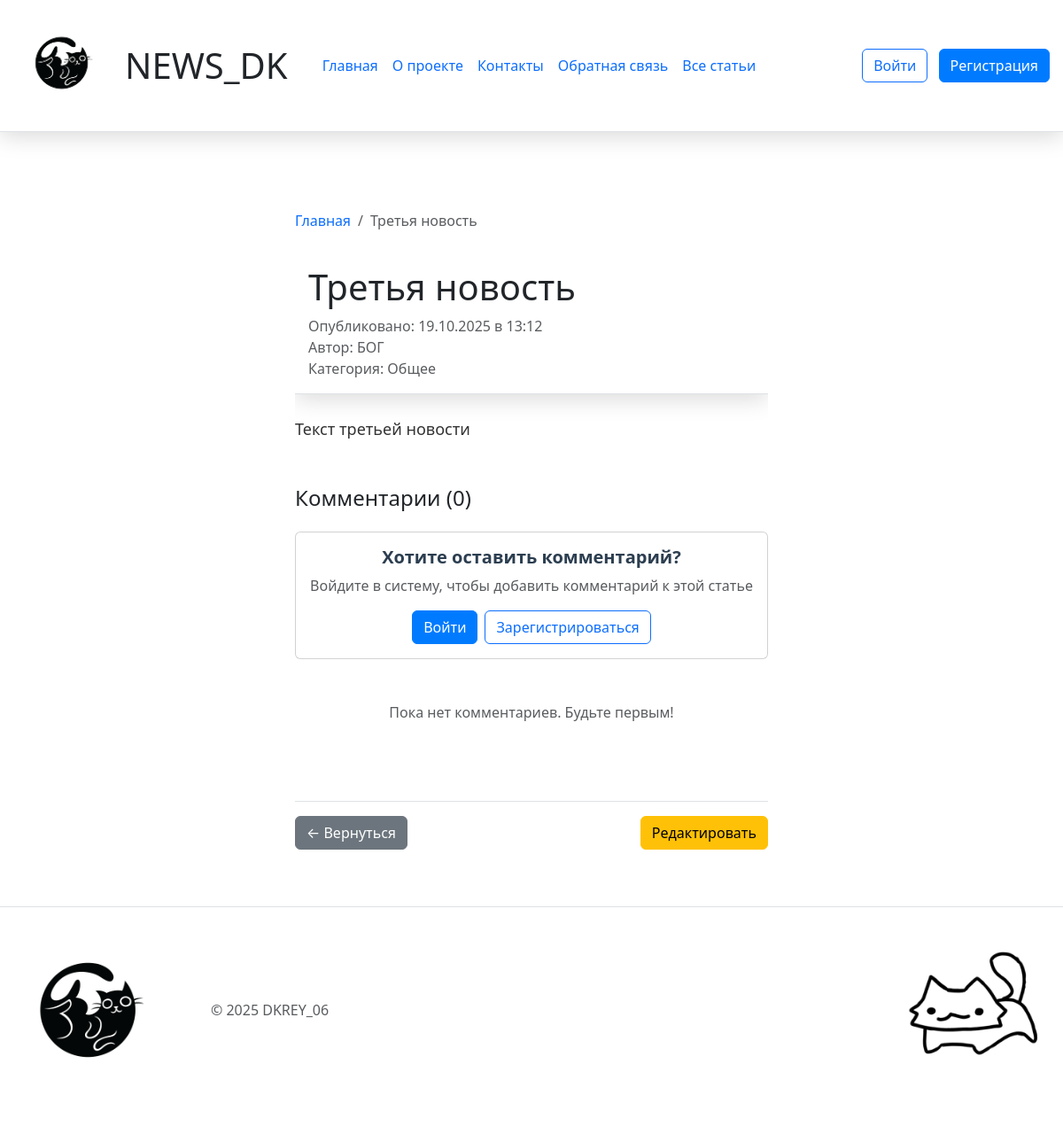
Screenshot of /news/3 with the database file from the repository.
### 3.UPG_News_Blog_DK/models.py (models this page shows, shortened)
class Article(db.Model):
    __tablename__ = 'article'
    id = db.Column(db.Integer, primary_key=True)
    title = db.Column(db.String(200), nullable=False)
    text = db.Column(db.Text, nullable=False)
    created_date = db.Column(db.DateTime, default=datetime.now)
    user_id = db.Column(db.Integer, db.ForeignKey('user.id'), nullable=False)
    category = db.Column(db.String(50), nullable=False, default='general')
    comments = db.relationship('Comment', backref='article', lazy=True, cascade='all, delete-orphan')

class User(db.Model, UserMixin):
    __tablename__ = 'user'
    id = db.Column(db.Integer, primary_key=True)
    name = db.Column(db.String(100), nullable=False)
    email = db.Column(db.String(100), nullable=False, unique=True)
    hashed_password = db.Column(db.String(200), nullable=False)
    created_date = db.Column(db.DateTime, default=datetime.now)
    articles = db.relationship('Article', backref='author', lazy=True)

### 3.UPG_News_Blog_DK/app.py (the view)
@app.route('/news/<int:id>')
def news(id):
    article = Article.query.get_or_404(id)
    comments = Comment.query.filter_by(article_id=id).order_by(Comment.date.desc()).all()
    article_data = {
        'id': article.id,
        'title': article.title,
        'date': article.created_date,
        'preview': article.text[:100] + '...' if len(article.text) > 100 else article.text,
        'content': article.text,
        'author': article.author.name,
        'category': article.category
    }
    return render_template('news_detail.html', article=article_data, comments=comments)

### 3.UPG_News_Blog_DK/app.py (called while the page is built)
def get_categories():
    categories = db.session.query(Article.category).distinct().all()
    return [category[0] for category in categories]

@app.context_processor
def inject_today():
    return {'today': datetime.now().date()}

@app.context_processor
def inject_categories():
    categories = get_categories()
    return {'categories': categories}

@app.context_processor
def inject_current_user():
    return {'current_user': current_user}

### 3.UPG_News_Blog_DK/templates/news_detail.html (shortened to what this page needs)
{% extends 'base.html' %}
{% block content %}
<div class="container mt-4">
	<nav aria-label="breadcrumb" class="mb-4">
		<ol class="breadcrumb">
			<li class="breadcrumb-item"><a href="{{ url_for('index') }}" class="text-decoration-none">Главная</a></li>
			<li class="breadcrumb-item active">{{ article.title }}</li>
		</ol>
	</nav>
	<article class="news-detail">
		<header class="mb-4 pb-3 border-bottom">
			<div class="d-flex justify-content-between align-items-start">
				<h1 class="display-6 mb-2">{{ article.title }}</h1>
			</div>
			<p class="text-muted mb-0">
				 Опубликовано: {{ article.date.strftime('%d.%m.%Y в %H:%M') }}
			</p>
			{% if article.author %}
			<p class="text-muted mb-0">Автор: {{ article.author }}</p>
			{% endif %}
			{% if article.category %}
			<p class="text-muted mb-0">Категория: {{ article.category }}</p>
			{% endif %}
		</header>
		<div class="article-content mb-5">
			<p class="lead">{{ article.content }}</p>
		</div>
		<div class="comments-section mt-5">
			<h4 class="mb-4">Комментарии ({{ comments|length }})</h4>
			{% if current_user.is_authenticated %}
			<div class="card mb-4">
				<div class="card-body">
					<h5 class="card-title">Добавить комментарий</h5>
					<p class="text-muted small">Вы вошли как: <strong>{{ current_user.name }}</strong></p>
					<form method="POST" action="{{ url_for('add_comment', article_id=article.id) }}">
						<div class="mb-3">
							<label class="form-label">Текст комментария:</label>
							<textarea class="form-control {% if errors and errors.comment_text %}is-invalid{% endif %}"
								name="comment_text" rows="4"
								placeholder="Введите ваш комментарий...">{{ comment_text if comment_text else '' }}</textarea>
							{% if errors and errors.comment_text %}
							<div class="invalid-feedback d-block">{{ errors.comment_text }}</div>
							{% endif %}
						</div>
						<button type="submit" class="btn btn-primary">Отправить комментарий</button>
					</form>
				</div>
			</div>
			{% else %}
			<div class="card mb-4">
				<div class="card-body text-center">
					<h5 class="card-title">Хотите оставить комментарий?</h5>
					<p class="text-muted">Войдите в систему, чтобы добавить комментарий к этой статье</p>
					<div class="d-flex gap-2 justify-content-center">
						<a href="{{ url_for('login', next=url_for('news', id=article.id)) }}" class="btn btn-primary">
							Войти
						</a>
						<a href="{{ url_for('register', next=url_for('news', id=article.id)) }}"
							class="btn btn-outline-primary">
							Зарегистрироваться
						</a>
					</div>
				</div>
			</div>
			{% endif %}
			{% if comments %}
			{% for comment in comments %}
			<div class="card mb-3">
				<div class="card-body">
					<div class="d-flex justify-content-between align-items-start mb-2">
						<h6 class="card-subtitle mb-1 text-primary">{{ comment.author_name }}</h6>
						<small class="text-muted">{{ comment.date.strftime('%d.%m.%Y в %H:%M') }}</small>
					</div>
					<p class="card-text">{{ comment.text }}</p>
				</div>
			</div>
			{% endfor %}
			{% else %}
			<div class="text-center py-4">
				<p class="text-muted">Пока нет комментариев. Будьте первым!</p>
			</div>
			{% endif %}
		</div>
		<div class="mt-5 pt-3 border-top d-flex justify-content-between">
			<a href="{{ url_for('index') }}" class="btn btn-secondary">
				← Вернуться
			</a>
			<div>
				<a href="{{ url_for('edit_article', id=article.id) }}" class="btn btn-warning">
					Редактировать
				</a>
			</div>
		</div>
	</article>
</div>
{% endblock %}

### 3.UPG_News_Blog_DK/static/css/main.css (style rules this page uses)
body { background-color: white; }
header { position: sticky; top: 0; padding: 15px; z-index: 1000; background-color: white; -webkit-box-shadow: 0 5px 25px rgba(0, 0, 0, 0.15); box-shadow: 0 5px 25px rgba(0, 0, 0, 0.15); }

### 3.UPG_News_Blog_DK/static/css/index.css (style rules this page uses)
.card-title { color: #2c3e50; font-weight: 600; }
.btn-primary { background-color: #007bff; border-color: #007bff; }

### 3.UPG_News_Blog_DK/static/css/news_detail.css (style rules this page uses)
.news-detail { max-width: 800px; margin: 0 auto; overflow-x: hidden; position: relative; z-index: 1; }
.article-content { font-size: 18px; line-height: 1.7; color: #333; }
.lead { font-size: 18px; font-weight: 400; }

### rows the page displays
Article: title "Третья новость", date "19.10.2025 в 13:12", category "Общее", content "Текст третьей новости"
User: author "БОГ"

### other values shown
{{ comments|length }} "0"
